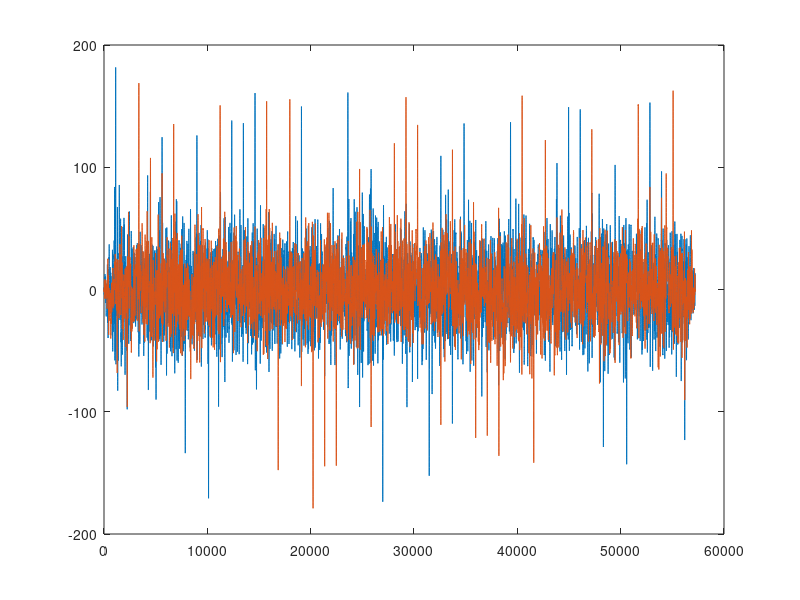
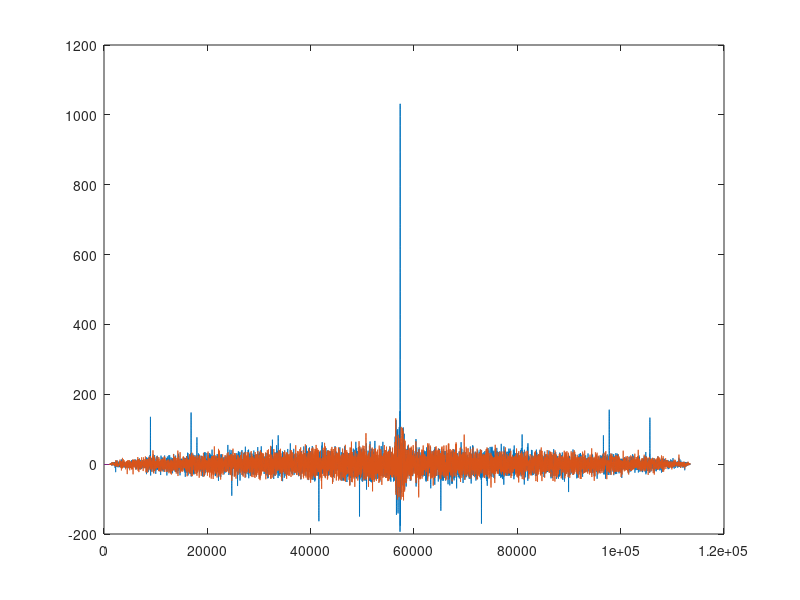

Source code (MATLAB) for these figures, in order:


Ncp = 100;
Nfft = 1024;
Na = 50;
Ns = 50;
sigma_n = sqrt(1);

a = rand(Na, 1);
pilot = zeros(Nfft, 1);

if mod(Na, 2) == 0
    kcnt = 1;
    for k = -Na/2:Na/2-1
        pilot = pilot + exp(2j*pi*(a(kcnt)+k*(0:Nfft-1).'/Nfft));
        kcnt = kcnt + 1;
    end
else
    if Na > 1
        kcnt = 1;
        for k = -(Na-1)/2:Na/2-1
            pilot = pilot + exp(2j*pi*(a(kcnt)+k*(0:Nfft-1).'/Nfft));
            kcnt = kcnt + 1;
        end
    else
        pilot = exp(2j*pi*(a(1)+(0:Nfft-1).'/Nfft));
    end
end
pilot = pilot / sqrt(Na);

if mod(Ns, 2) == 0
    s = exp(257j*pi*(0:Ns-1).^2/Ns).' / sqrt(Ns);
else
    s = exp(257j*pi*(0:Ns-1).*(1:Ns)/Ns).' / sqrt(Ns);
end

x = zeros((Nfft + Ncp) * Ns, 1);

for ns = 1:Ns
    x((ns-1)*(Nfft+Ncp)+Ncp+1:ns*(Nfft+Ncp)) = s(ns) * pilot;
    x((ns-1)*(Nfft+Ncp)+1:(ns-1)*(Nfft+Ncp)+Ncp) = s(ns) * pilot(Nfft-Ncp+1:Nfft);
end

% figure();
% plot(real(x)); hold on;
% plot(imag(x), 'r'); hold off;
% 
% figure()
% Css = xcorr([s;s;s], s);
% plot(abs(Css));

channel = [1 0 0 0];
Kn = length(x) + length(channel) - 1;
noise = sigma_n * (randn(Kn, 1) + randn(Kn, 1)) / sqrt(2.0);

y = conv(x, channel) + noise;

% Matched Filter (for frequency domain despreading)
z = conv(y, conj(pilot(end:-1:1)));

% Matched Filter (for time domain despreading)
s_up = zeros(Ns * (Nfft + Ncp), 1);
s_up(1:Nfft+Ncp:end) = s;
p = conv(z, conj(s_up(end:-1:1)));

figure()
plot(real(z)); hold on;
plot(imag(z)); hold off;

figure()
plot(real(p)); hold on;
plot(imag(p)); hold off;
